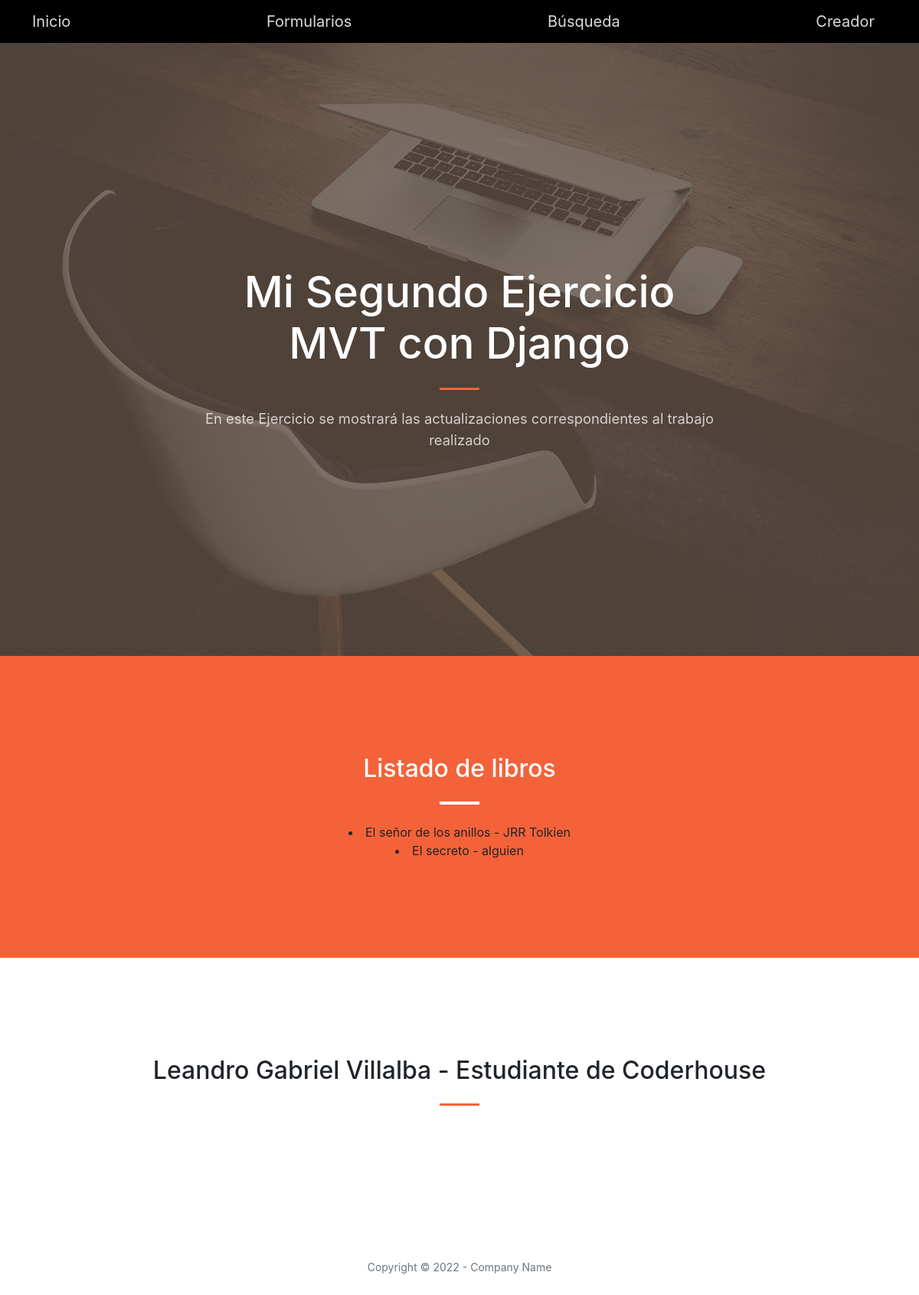
Page /app-biblioteca/vista-libros/ on the earlier database version.
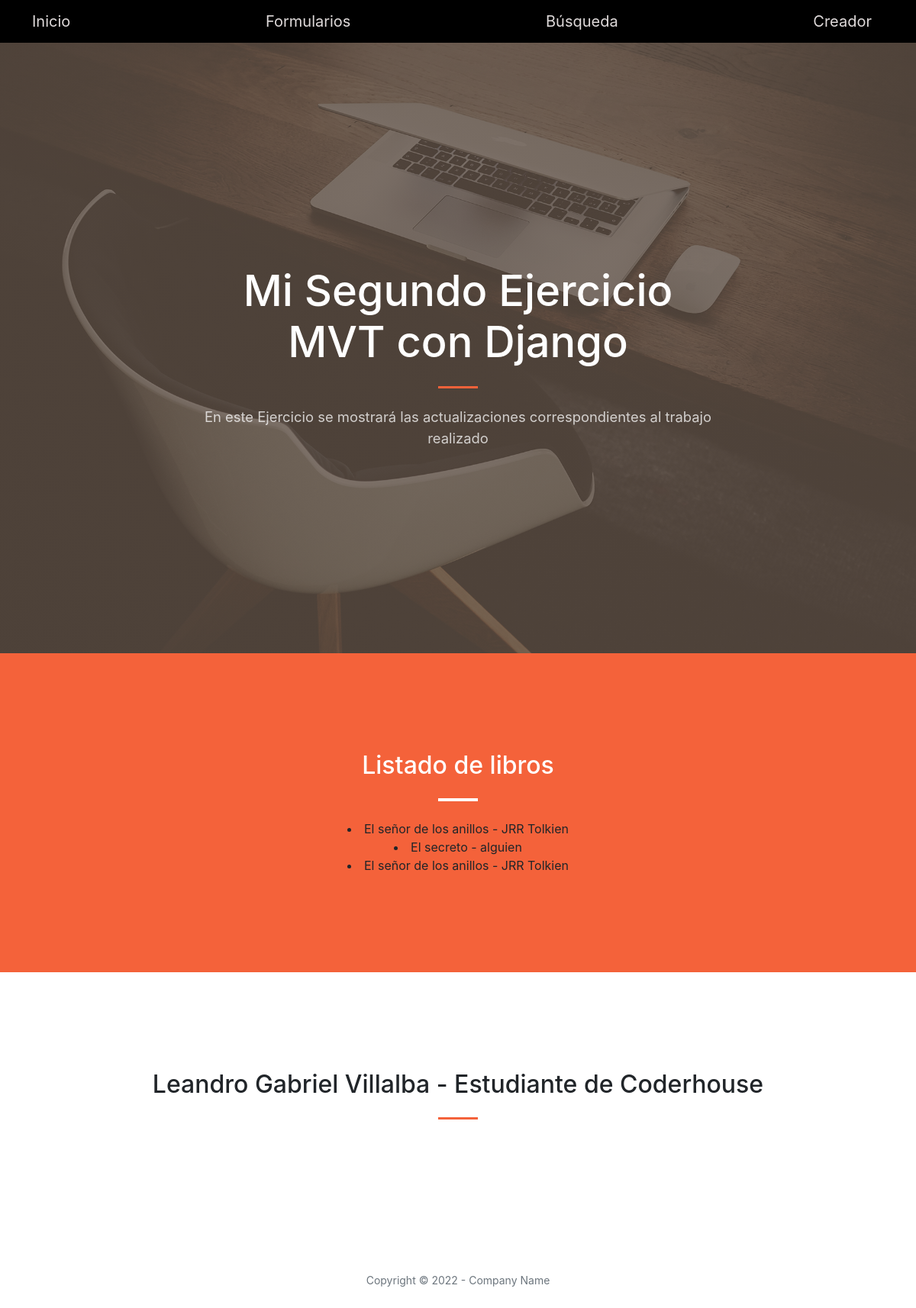
Same page on the later database version.
### AppIntermedio/models.py (models this page shows, shortened)
class Libro(models.Model):
    titulo = models.CharField(max_length=50)
    sinopsis = models.CharField(max_length=100)
    autor = models.CharField(max_length=50)
    codigo_libro = models.IntegerField(null = True)

### AppIntermedio/views.py (the view)
# urls.py: path('vista-libros/', libros, name='ListadoLibros'),
def libros(request):
    libro = Libro.objects.all()
    return render(request, 'listado_libros.html',{'lista_libros': libro})

### AppIntermedio/templates/listado_libros.html
{% extends 'padre.html' %}
{% block Biblioteca %}
<section class="page-section bg-primary" id="ListadoLibros">
    <div class="container px-4 px-lg-5">
        <div class="row gx-4 gx-lg-5 justify-content-center">
            <div class="col-lg-8 text-center">
                <h2 class="text-white mt-0">Listado de libros</h2>
                <hr class="divider divider-light" />
                {% for libro in lista_libros %}
                <li>{{libro.titulo}} - {{libro.autor}}</li>
                {% endfor %}
            </div>
        </div>
    </div>
</section>
{% endblock Biblioteca %}

Differences in the rows shown:
added Libro: titulo "El señor de los anillos", autor "JRR Tolkien"
